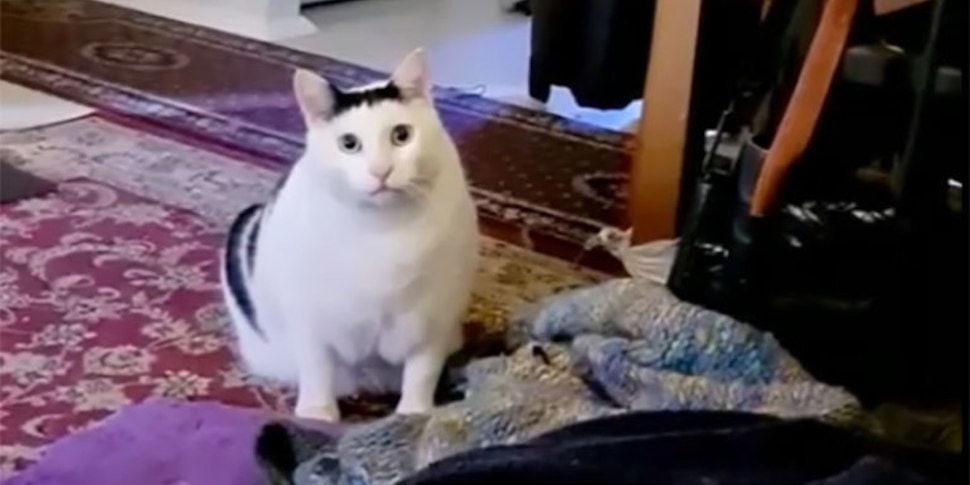
#> input picture 154141af5c9bea6feac1a0a24653af6e.jpeg, 970 x 485 px
$ python main.py
#> lines starting #> are read from the running program, lines starting #| are printed output that depends on the picture
from PIL import Image
from PIL import ImageFilter
from PIL import ImageEnhance

with Image.open("154141af5c9bea6feac1a0a24653af6e.jpeg") as pic_original:
#> pic_original is the input picture: PIL image 970x485 RGB; mean R, G, B 92.7, 77.4, 85.3
    print("rasmer kartinki:", pic_original.size)
#| rasmer kartinki: (970, 485)
    print("format:", pic_original.format)
#| format: JPEG
    print("tip:", pic_original.mode)
#| tip: RGB
    pic_original.show()

    pic_gray = pic_original.convert("L")
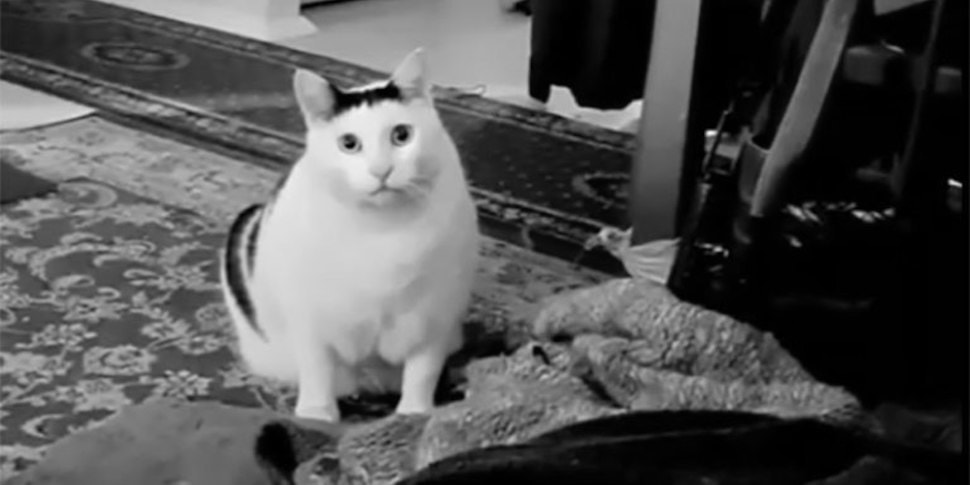
#> pic_gray: PIL image 970x485 L; min 0, max 244, mean 82.9
    pic_gray.save("gray.jpg")
    pic_gray.show()

    pic_blured = pic_original.filter(ImageFilter.BLUR)
    pic_blured.save("blured.jpg")
    pic_blured.show()

    pic_up = pic_original.transpose(Image.ROTATE_180)
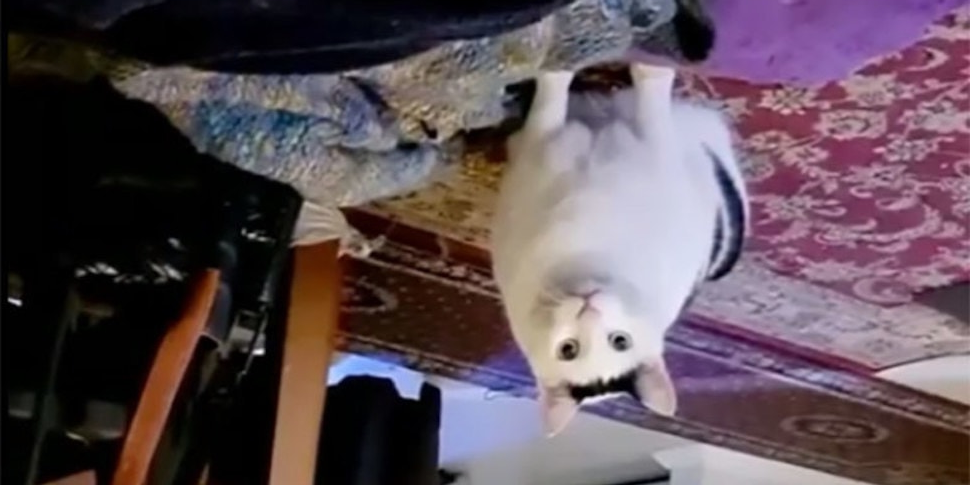
#> pic_up: PIL image 970x485 RGB; mean R, G, B 92.7, 77.4, 85.3
    pic_up.save("up.jpg")
    pic_up.show()

    pic_mirror = pic_original.transpose(Image.FLIP_LEFT_RIGHT)
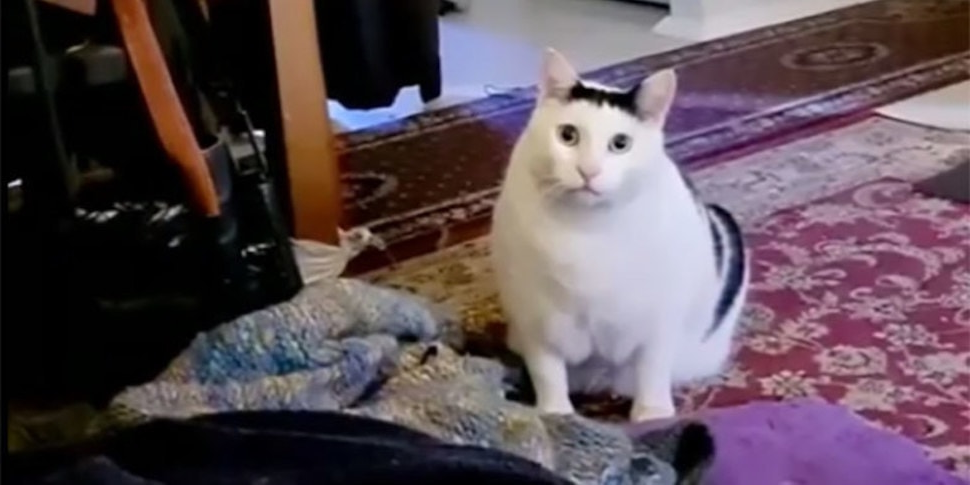
#> pic_mirror: PIL image 970x485 RGB; mean R, G, B 92.7, 77.4, 85.3
    pic_mirror.save("mirror.jpg")
    pic_mirror.show()

    pic_contrast = ImageEnhance.Contrast(pic_original)
    pic_contrast = pic_contrast.enhance(1.5)
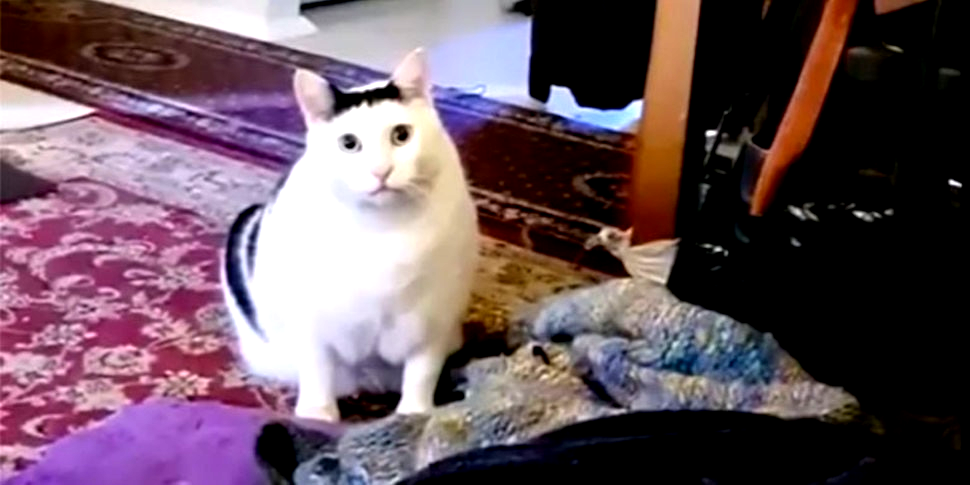
#> pic_contrast: PIL image 970x485 RGB; mean R, G, B 105.9, 84.2, 94.6
    pic_contrast.save("contrast.jpg")
    pic_contrast.show()

    pic_gray_smooth = pic_original.filter((ImageFilter.SMOOTH))
    pic_gray_smooth = pic_gray_smooth.filter(ImageFilter.FIND_EDGES)
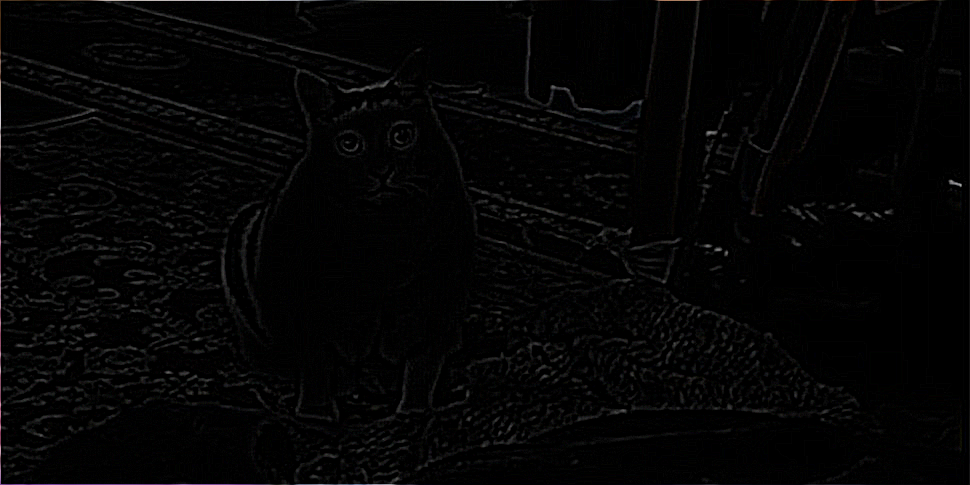
#> pic_gray_smooth: PIL image 970x485 RGB; mean R, G, B 4.2, 4.1, 4.2
    pic_gray_smooth.save("smooth.jpg")
    pic_gray_smooth.show()

    pic_rotated = pic_original.rotate(30, expand=True)
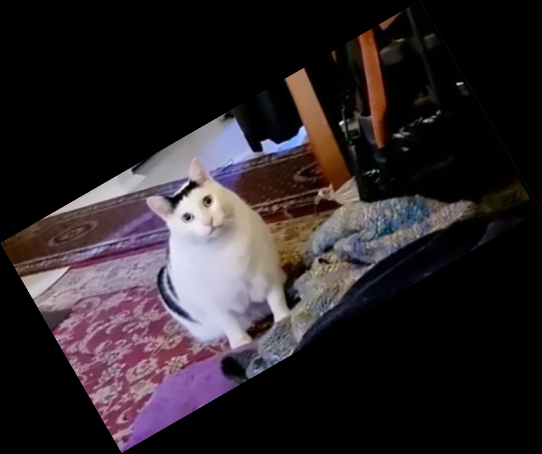
#> pic_rotated: PIL image 1084x907 RGB (shown at 1/2 size); mean R, G, B 44.4, 37, 40.8
    pic_rotated.save("rotate.jpg")
    pic_rotated.show()
